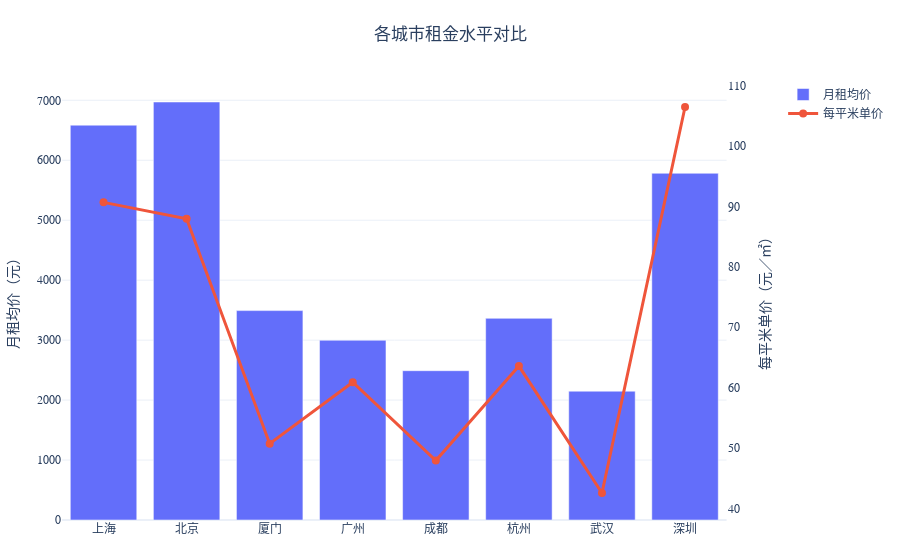

Here is the notebook cell this chart was saved with:
### Code cell
fig1 = viz.plot_city_comparison()
fig1.show()

### Figure 1 — Plotly figure (JSON) as saved in the notebook; plotly's stock layout.template omitted (floating-point values rounded to 4 significant figures)
{"data": [{"marker": {"color": "#636EFA"}, "name": "月租均价", "x": ["上海", "北京", "厦门", "广州", "成都", "杭州", "武汉", "深圳"], "y": [6585.0, 6972.0, 3493.0, 2998.0, 2490.0, 3363.0, 2148.0, 5783.0], "type": "bar", "xaxis": "x", "yaxis": "y"}, {"line": {"color": "#EF553B", "width": 3}, "marker": {"size": 8}, "mode": "lines+markers", "name": "每平米单价", "x": ["上海", "北京", "厦门", "广州", "成都", "杭州", "武汉", "深圳"], "y": [90.7, 88.0, 50.71, 60.9, 47.92, 63.57, 42.54, 106.5], "type": "scatter", "xaxis": "x", "yaxis": "y2"}], "layout": {"xaxis": {"anchor": "y", "domain": [0.0, 0.94]}, "yaxis": {"anchor": "x", "domain": [0.0, 1.0], "title": {"text": "月租均价（元）"}}, "yaxis2": {"anchor": "x", "overlaying": "y", "side": "right", "title": {"text": "每平米单价（元／㎡）"}, "showgrid": false}, "title": {"text": "各城市租金水平对比", "x": 0.5, "y": 0.95, "xanchor": "center", "yanchor": "top"}, "font": {"family": "Microsoft YaHei", "size": 12}, "margin": {"l": 40, "r": 40, "t": 80, "b": 40}, "showlegend": true}}
